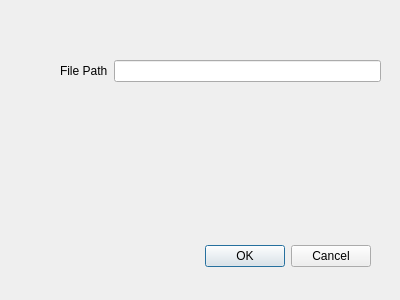
<?xml version="1.0" encoding="UTF-8"?>
<ui version="4.0">
 <class>AddEntryDialog</class>
 <widget class="QDialog" name="AddEntryDialog">
  <property name="geometry">
   <rect>
    <x>0</x>
    <y>0</y>
    <width>400</width>
    <height>300</height>
   </rect>
  </property>
  <property name="windowTitle">
   <string>Dialog</string>
  </property>
  <widget class="QDialogButtonBox" name="buttonBox">
   <property name="geometry">
    <rect>
     <x>30</x>
     <y>240</y>
     <width>341</width>
     <height>32</height>
    </rect>
   </property>
   <property name="orientation">
    <enum>Qt::Horizontal</enum>
   </property>
   <property name="standardButtons">
    <set>QDialogButtonBox::Cancel|QDialogButtonBox::Ok</set>
   </property>
  </widget>
  <widget class="QWidget" name="formLayoutWidget">
   <property name="geometry">
    <rect>
     <x>60</x>
     <y>60</y>
     <width>321</width>
     <height>151</height>
    </rect>
   </property>
   <layout class="QFormLayout" name="formLayout_3">
    <item row="0" column="0">
     <widget class="QLabel" name="label">
      <property name="text">
       <string>File Path</string>
      </property>
     </widget>
    </item>
    <item row="0" column="1">
     <widget class="QLineEdit" name="lineEdit"/>
    </item>
   </layout>
  </widget>
 </widget>
 <resources/>
 <connections>
  <connection>
   <sender>buttonBox</sender>
   <signal>accepted()</signal>
   <receiver>AddEntryDialog</receiver>
   <slot>accept()</slot>
   <hints>
    <hint type="sourcelabel">
     <x>248</x>
     <y>254</y>
    </hint>
    <hint type="destinationlabel">
     <x>157</x>
     <y>274</y>
    </hint>
   </hints>
  </connection>
  <connection>
   <sender>buttonBox</sender>
   <signal>rejected()</signal>
   <receiver>AddEntryDialog</receiver>
   <slot>reject()</slot>
   <hints>
    <hint type="sourcelabel">
     <x>316</x>
     <y>260</y>
    </hint>
    <hint type="destinationlabel">
     <x>286</x>
     <y>274</y>
    </hint>
   </hints>
  </connection>
 </connections>
</ui>
